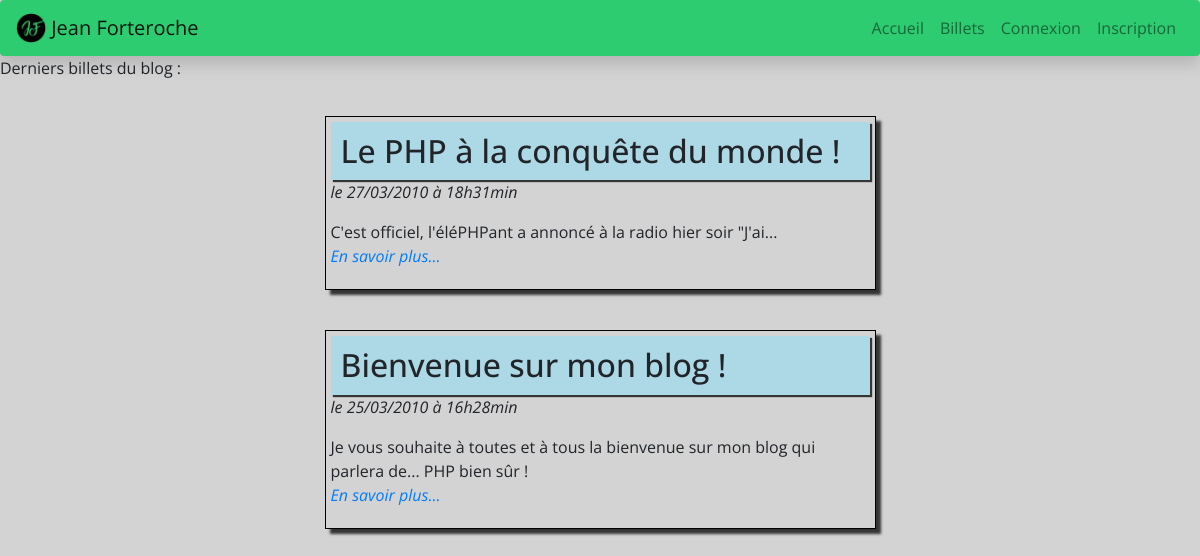
Before: / with the older database file.
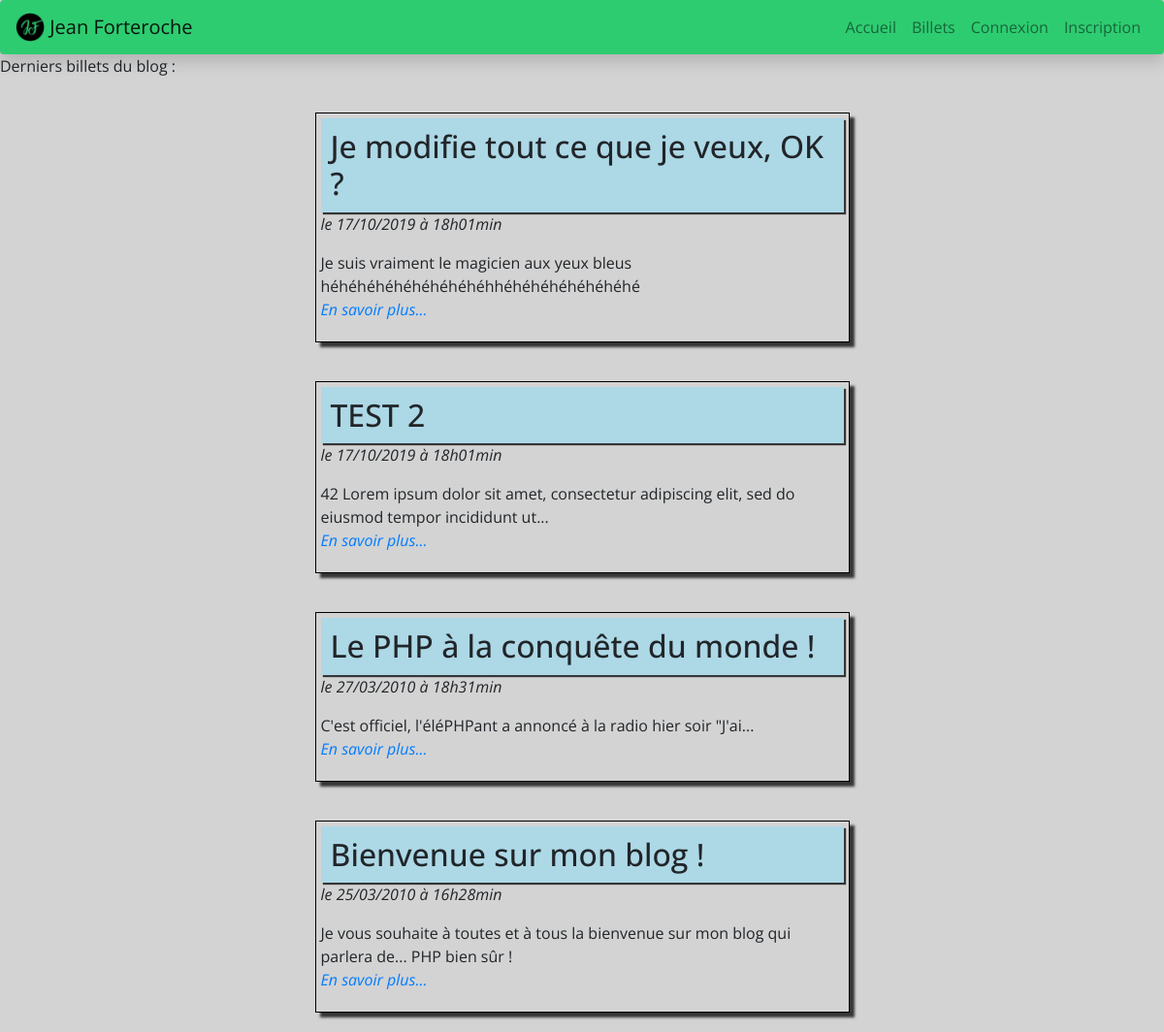
After: the same page with the newer database file.
### tables this page shows
CREATE TABLE `posts` (
  `id` int(11) NOT NULL,
  `title` varchar(255) NOT NULL,
  `content` text NOT NULL,
  `creation_date` datetime NOT NULL
);

### Controller/postController.php (called while the page is built, shortened)
<?php
require_once('./Model/PostManager.php');
class PostController
{
	function __construct()
	{
		$this->postManager = new PostManager();
	}
	public function listPosts()
	{
		$posts = $this->getPosts();
		require_once('view/listPostsView.php');
	}
	public function getPosts()
	{
		$posts = $this->postManager->getPosts();
		return $posts;
	}
	public function shortText($input)
	{
		$length = 100;
		if (strlen($input) <= $length)
			return $input;
		$last_space = strrpos(substr($input, 0, $length), ' ');
		if($last_space !== false) {
			$trimmed_text = substr($input, 0, $last_space);
		} else {
			$trimmed_text = substr($input, 0, $length);
		}
			$trimmed_text .= '...';
		return $trimmed_text;
	}
}

### Model/Manager.php (called while the page is built, shortened)
<?php
class Manager
{
	function __construct()
	{
			$this->db = $this->dbConnect();
	}
    protected function dbConnect()
    {
        $db = new PDO('mysql:host=localhost;dbname=localhost;charset=utf8', 'root', '');
        return $db;
	}
}

### Model/PostManager.php (called while the page is built, shortened)
<?php
require_once('Manager.php');
class PostManager extends Manager
{
    public function getPosts()
    {
        $req = $this->db->query('SELECT id, title, content, DATE_FORMAT(creation_date, \'%d/%m/%Y à %Hh%imin\') AS creation_date_fr FROM posts ORDER BY creation_date DESC');
		$posts = $req->fetchAll();
        return $posts;
    }
}

### View/listPostsView.php (the view, shortened to what this page needs)
<p>Derniers billets du blog :</p>
<?php
$postController = new postController();
foreach ($posts as $post )
{
?>
    <div class="post">
		<div class="ticket">
			<h2>
				<?= htmlspecialchars($post['title']) ?>
			</h2>
			<p><em>le <?= $post['creation_date_fr'] ?></em></p>
			<p>
				<?= $postController->shortText(nl2br(htmlspecialchars($post['content']))) ?>
				<br />
				<em><a href="<?=$GLOBALS['websitePath']?>/post/<?=$post['id']?>">En savoir plus...</a></em>
			</p>
		</div>
    </div>
<?php
}
$content = ob_get_clean();
require_once('template.php'); ?>

### index.php (shortened to what this page needs)
<?php
require_once('Controller/postController.php');
require_once('Model/Manager.php');
$URL = explode('/',$_SERVER['REQUEST_URI']);
array_shift($URL);
array_shift($URL);
try {
	if (empty($URL[0]))
	{
		$postController = new postController();
		$postController->listPosts();
	}
}
catch(Exception $e) {
	require_once('view/errorView.php');
}

### View/template.php (shortened to what this page needs)
<!DOCTYPE html>
<html>
    <head>
		<link rel="stylesheet" href="https://cdnjs.cloudflare.com/ajax/libs/Trumbowyg/2.19.1/ui/trumbowyg.min.css">
		<link rel="stylesheet" href="https://stackpath.bootstrapcdn.com/bootstrap/4.3.1/css/bootstrap.min.css">
		<link href="<?=$GLOBALS['websitePath']?>/Public/style.css" rel="stylesheet" />
    </head>
    <body>
	<nav class="navbar navbar-expand-lg navbar-light brand-bg bottom-gold sticky-top shadow rounded">
		<a class="navbar-brand" href="<?=$GLOBALS['websitePath']?>">
			<img src="<?=$GLOBALS['websitePath']?>/Public/logo-jf.png" width="30" height="30" class="d-inline-block align-top" alt="">
			Jean Forteroche
		</a>
		<ul class="navbar-nav">
			<li class=" nav-item">
				<a class="nav-link" href="<?=$GLOBALS['websitePath']?>">Accueil</a>
			</li>
			<li class="nav-item">
				<a class="nav-link" href="<?=$GLOBALS['websitePath']?>">Billets</a>
			</li>
			<?php if(isset($_SESSION['connected']) && $_SESSION['connected']) {
				if (isset($_SESSION['rank']) && $_SESSION['rank'] == 1)
				{ ?>
			<li class="nav-item">
				<a class="nav-link" href="<?=$GLOBALS['websitePath']?>/adminPanel">Panneau d'administration</a>
			</li>
				<?php	} ?>
			<li class="nav-item">
				<a class="nav-link" href="<?=$GLOBALS['websitePath']?>/logout">Deconnexion</a>
			</li>
			<?php } else {?>
			<li class="nav-item">
				<a class="nav-link" href="<?=$GLOBALS['websitePath']?>/login">Connexion</a>
			</li>
			<li class="nav-item">
				<a class="nav-link" href="<?=$GLOBALS['websitePath']?>/register">Inscription</a>
			</li>
			<?php } ?>
		</ul>
	</nav>
        <?= $content ?>
    </body>
</html>

### Public/style.css (style rules this page uses)
body { background:lightgrey; font-family: 'Open Sans', sans-serif; height:100%; margin:0; }
* { box-sizing: border-box; -moz-box-sizing: border-box; -webkit-box-sizing: border-box; }
.post { margin:auto; display:flex; flex-direction:column; width:50%; padding:10px; }
.ticket { width:95%; margin: 10px auto; padding:5px; border:1px black solid; box-shadow: 5px 5px 2.5px 0px rgba(0,0,0,0.75); overflow:hidden; }
h2 { width:100%; padding:10px; background:lightblue; box-shadow: 2px 2px 1px 0px rgba(0,0,0,0.75); }
.navbar { justify-content: space-between; background:#2ecc71; }
.ticket>h2 { margin:auto; }

Changed rows visible on the page:
added posts: title "Je modifie tout ce que je veux, OK ?", creation_date_fr "17/10/2019 à 18h01min", content "Je suis vraiment le magicien aux yeux bleus héhéhéhéhéhéhéhéhéhhéhéhéhéhéhéhéhé"
added posts: title "TEST 2", creation_date_fr "17/10/2019 à 18h01min", content "42 Lorem ipsum dolor sit amet, consectetur adipiscing elit, sed do eiusmod tempor incididunt ut..."
